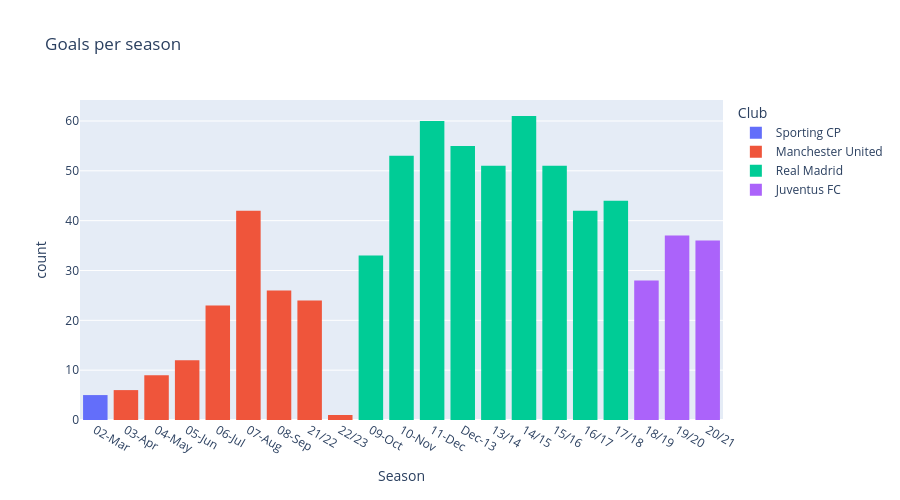

The cell this chart's notebook holds for it:
### Code cell
px.histogram(
    df,
    x='Season',
    title="Goals per season",
    log_x=False,
    log_y=False,
    #symbol='title',
    #markers=True,
    #width=800, 
    height=500,
    color='Club',
    hover_name='Club',
    hover_data=['Competition','Season','Club'])

### Figure 1 — Plotly figure (JSON) as saved in the notebook; plotly's stock layout.template omitted (floating-point values rounded to 4 significant figures; data arrays with more than 128 entries replaced by an {"elided": "..."} marker saying what was removed)
{"data": [{"alignmentgroup": "True", "bingroup": "x", "hovertemplate": "Club=Sporting CP<br>Season=%{x}<br>count=%{y}<extra></extra>", "legendgroup": "Sporting CP", "marker": {"color": "#636efa", "pattern": {"shape": ""}}, "name": "Sporting CP", "offsetgroup": "Sporting CP", "orientation": "v", "showlegend": true, "type": "histogram", "x": ["02-Mar", "02-Mar", "02-Mar", "02-Mar", "02-Mar"], "xaxis": "x", "yaxis": "y"}, {"alignmentgroup": "True", "bingroup": "x", "hovertemplate": "Club=Manchester United<br>Season=%{x}<br>count=%{y}<extra></extra>", "legendgroup": "Manchester United", "marker": {"color": "#EF553B", "pattern": {"shape": ""}}, "name": "Manchester United", "offsetgroup": "Manchester United", "orientation": "v", "showlegend": true, "type": "histogram", "x": {"elided": "143 str values"}, "xaxis": "x", "yaxis": "y"}, {"alignmentgroup": "True", "bingroup": "x", "hovertemplate": "Club=Real Madrid<br>Season=%{x}<br>count=%{y}<extra></extra>", "legendgroup": "Real Madrid", "marker": {"color": "#00cc96", "pattern": {"shape": ""}}, "name": "Real Madrid", "offsetgroup": "Real Madrid", "orientation": "v", "showlegend": true, "type": "histogram", "x": {"elided": "450 str values"}, "xaxis": "x", "yaxis": "y"}, {"alignmentgroup": "True", "bingroup": "x", "hovertemplate": "Club=Juventus FC<br>Season=%{x}<br>count=%{y}<extra></extra>", "legendgroup": "Juventus FC", "marker": {"color": "#ab63fa", "pattern": {"shape": ""}}, "name": "Juventus FC", "offsetgroup": "Juventus FC", "orientation": "v", "showlegend": true, "type": "histogram", "x": ["18/19", "18/19", "18/19", "18/19", "18/19", "18/19", "18/19", "18/19", "18/19", "18/19", "18/19", "18/19", "18/19", "18/19", "18/19", "18/19", "18/19", "18/19", "18/19", "18/19", "18/19", "18/19", "18/19", "18/19", "18/19", "18/19", "18/19", "18/19", "19/20", "19/20", "19/20", "19/20", "19/20", "19/20", "19/20", "19/20", "19/20", "19/20", "19/20", "19/20", "19/20", "19/20", "19/20", "19/20", "19/20", "19/20", "19/20", "19/20", "19/20", "19/20", "19/20", "19/20", "19/20", "19/20", "19/20", "19/20", "19/20", "19/20", "19/20", "19/20", "19/20", "19/20", "19/20", "19/20", "19/20", "20/21", "20/21", "20/21", "20/21", "20/21", "20/21", "20/21", "20/21", "20/21", "20/21", "20/21", "20/21", "20/21", "20/21", "20/21", "20/21", "20/21", "20/21", "20/21", "20/21", "20/21", "20/21", "20/21", "20/21", "20/21", "20/21", "20/21", "20/21", "20/21", "20/21", "20/21", "20/21", "20/21", "20/21", "20/21", "20/21"], "xaxis": "x", "yaxis": "y"}], "layout": {"barmode": "relative", "height": 500, "legend": {"title": {"text": "Club"}, "tracegroupgap": 0}, "title": {"text": "Goals per season"}, "xaxis": {"anchor": "y", "domain": [0, 1], "title": {"text": "Season"}}, "yaxis": {"anchor": "x", "domain": [0, 1], "title": {"text": "count"}}}}
